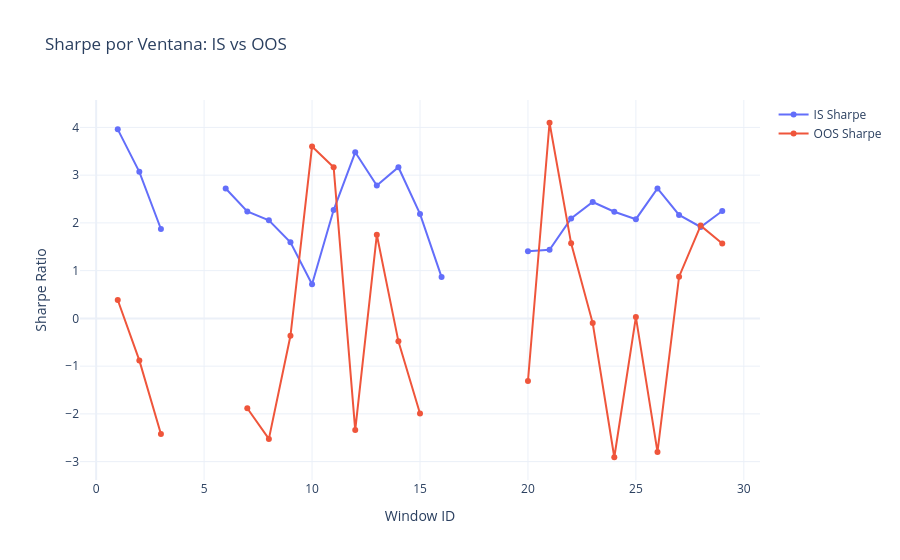
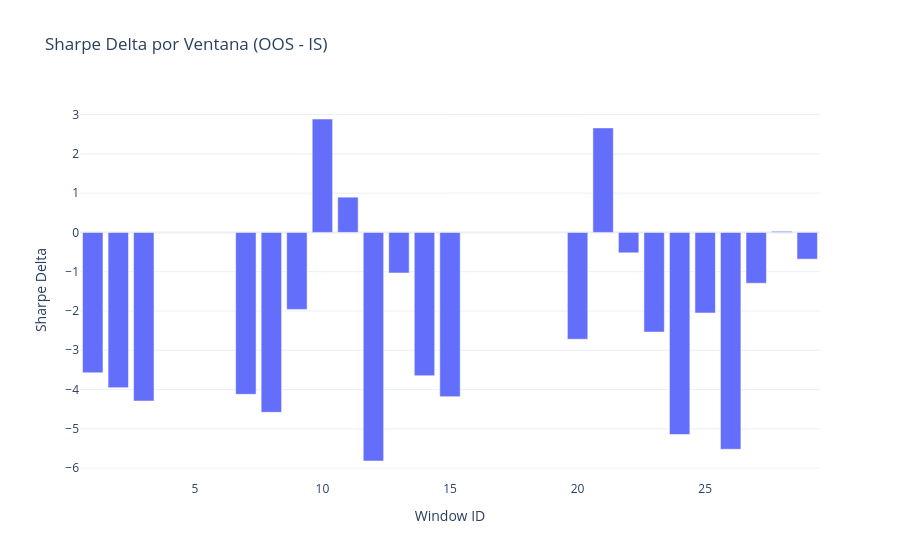

Notebook source saved alongside these figures, in order:
### Code cell
# Convertir en función y agregar en example_bt_optimo.py para facilitar reuso en otros activos o marcos temporales.
# Visualizacion research 1: decay IS vs OOS por ventana
plot_df = wf_results.copy()
plot_df['decay'] = plot_df['oos_sharpe'] - plot_df['is_sharpe']

fig_decay = go.Figure()
fig_decay.add_trace(go.Scatter(x=plot_df['window_id'], y=plot_df['is_sharpe'], mode='lines+markers', name='IS Sharpe'))
fig_decay.add_trace(go.Scatter(x=plot_df['window_id'], y=plot_df['oos_sharpe'], mode='lines+markers', name='OOS Sharpe'))
fig_decay.update_layout(
    title='Sharpe por Ventana: IS vs OOS',
    xaxis_title='Window ID',
    yaxis_title='Sharpe Ratio',
    template='plotly_white'
)
fig_decay.show()

fig_bar = px.bar(plot_df, x='window_id', y='decay', title='Sharpe Delta por Ventana (OOS - IS)')
fig_bar.update_layout(template='plotly_white', xaxis_title='Window ID', yaxis_title='Sharpe Delta')
fig_bar.show()

### Figure 1 — Plotly figure (JSON) as saved in the notebook; plotly's stock layout.template omitted (floating-point values rounded to 4 significant figures)
{"data": [{"mode": "lines+markers", "name": "IS Sharpe", "type": "scatter", "x": [1, 2, 3, 4, 5, 6, 7, 8, 9, 10, 11, 12, 13, 14, 15, 16, 17, 18, 19, 20, 21, 22, 23, 24, 25, 26, 27, 28, 29], "y": [3.958, 3.07, 1.871, Infinity, Infinity, 2.72, 2.238, 2.054, 1.594, 0.7154, 2.268, 3.479, 2.783, 3.166, 2.187, 0.8653, Infinity, Infinity, Infinity, 1.407, 1.437, 2.091, 2.437, 2.234, 2.077, 2.722, 2.165, 1.915, 2.248]}, {"mode": "lines+markers", "name": "OOS Sharpe", "type": "scatter", "x": [1, 2, 3, 4, 5, 6, 7, 8, 9, 10, 11, 12, 13, 14, 15, 16, 17, 18, 19, 20, 21, 22, 23, 24, 25, 26, 27, 28, 29], "y": [0.3853, -0.8806, -2.42, Infinity, Infinity, Infinity, -1.883, -2.524, -0.3652, 3.601, 3.165, -2.339, 1.75, -0.481, -1.993, Infinity, Infinity, Infinity, Infinity, -1.312, 4.097, 1.572, -0.09915, -2.908, 0.02689, -2.797, 0.8727, 1.943, 1.568]}], "layout": {"title": {"text": "Sharpe por Ventana: IS vs OOS"}, "xaxis": {"title": {"text": "Window ID"}}, "yaxis": {"title": {"text": "Sharpe Ratio"}}}}

### Figure 2 — Plotly figure (JSON) as saved in the notebook; plotly's stock layout.template omitted (floating-point values rounded to 4 significant figures)
{"data": [{"hovertemplate": "window_id=%{x}<br>decay=%{y}<extra></extra>", "legendgroup": "", "marker": {"color": "#636efa", "pattern": {"shape": ""}}, "name": "", "orientation": "v", "showlegend": false, "textposition": "auto", "type": "bar", "x": [1, 2, 3, 4, 5, 6, 7, 8, 9, 10, 11, 12, 13, 14, 15, 16, 17, 18, 19, 20, 21, 22, 23, 24, 25, 26, 27, 28, 29], "xaxis": "x", "y": [-3.573, -3.951, -4.291, NaN, NaN, Infinity, -4.121, -4.578, -1.959, 2.886, 0.8966, -5.817, -1.033, -3.647, -4.18, Infinity, NaN, NaN, NaN, -2.718, 2.66, -0.5192, -2.536, -5.143, -2.05, -5.518, -1.292, 0.02778, -0.6808], "yaxis": "y"}], "layout": {"barmode": "relative", "legend": {"tracegroupgap": 0}, "title": {"text": "Sharpe Delta por Ventana (OOS - IS)"}, "xaxis": {"anchor": "y", "domain": [0, 1], "title": {"text": "Window ID"}}, "yaxis": {"anchor": "x", "domain": [0, 1], "title": {"text": "Sharpe Delta"}}}}
